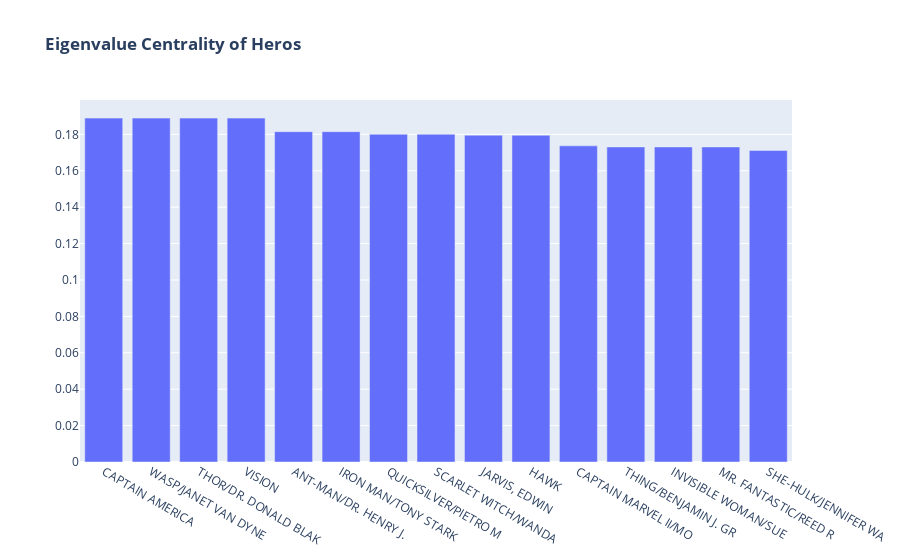

Write notebook code for a chart like this one.
### Code cell
cent_df = cent_df.sort_values(by=['eigenvalue_cent'], ascending=False)
fig = go.Figure(data=[go.Bar(
    x=cent_df.index[0:15],
    y=cent_df['eigenvalue_cent'],
)])
fig.update_layout(title_text='<b>Eigenvalue Centrality of Heros</b>')

### Figure 1 — Plotly figure (JSON) as saved in the notebook; plotly's stock layout.template omitted (floating-point values rounded to 4 significant figures)
{"data": [{"type": "bar", "x": ["CAPTAIN AMERICA", "WASP/JANET VAN DYNE", "THOR/DR. DONALD BLAK", "VISION", "ANT-MAN/DR. HENRY J.", "IRON MAN/TONY STARK", "QUICKSILVER/PIETRO M", "SCARLET WITCH/WANDA", "JARVIS, EDWIN", "HAWK", "CAPTAIN MARVEL II/MO", "THING/BENJAMIN J. GR", "INVISIBLE WOMAN/SUE", "MR. FANTASTIC/REED R", "SHE-HULK/JENNIFER WA"], "y": [0.1889, 0.1889, 0.1889, 0.1889, 0.1815, 0.1815, 0.18, 0.18, 0.1796, 0.1795, 0.1737, 0.1731, 0.1731, 0.1731, 0.1712, 0.1646, 0.1629, 0.1626, 0.1626, 0.161, 0.159, 0.1589, 0.1564, 0.155, 0.155, 0.1542, 0.1535, 0.146, 0.1452, 0.1349, 0.1341, 0.1321, 0.1291, 0.1177, 0.1086, 0.1042, 0.09954, 0.08794, 0.08597, 0.08108, 0.0734, 0.07282, 0.06743, 0.06293, 0.05757, 0.05757, 0.05757]}], "layout": {"title": {"text": "<b>Eigenvalue Centrality of Heros</b>"}}}
